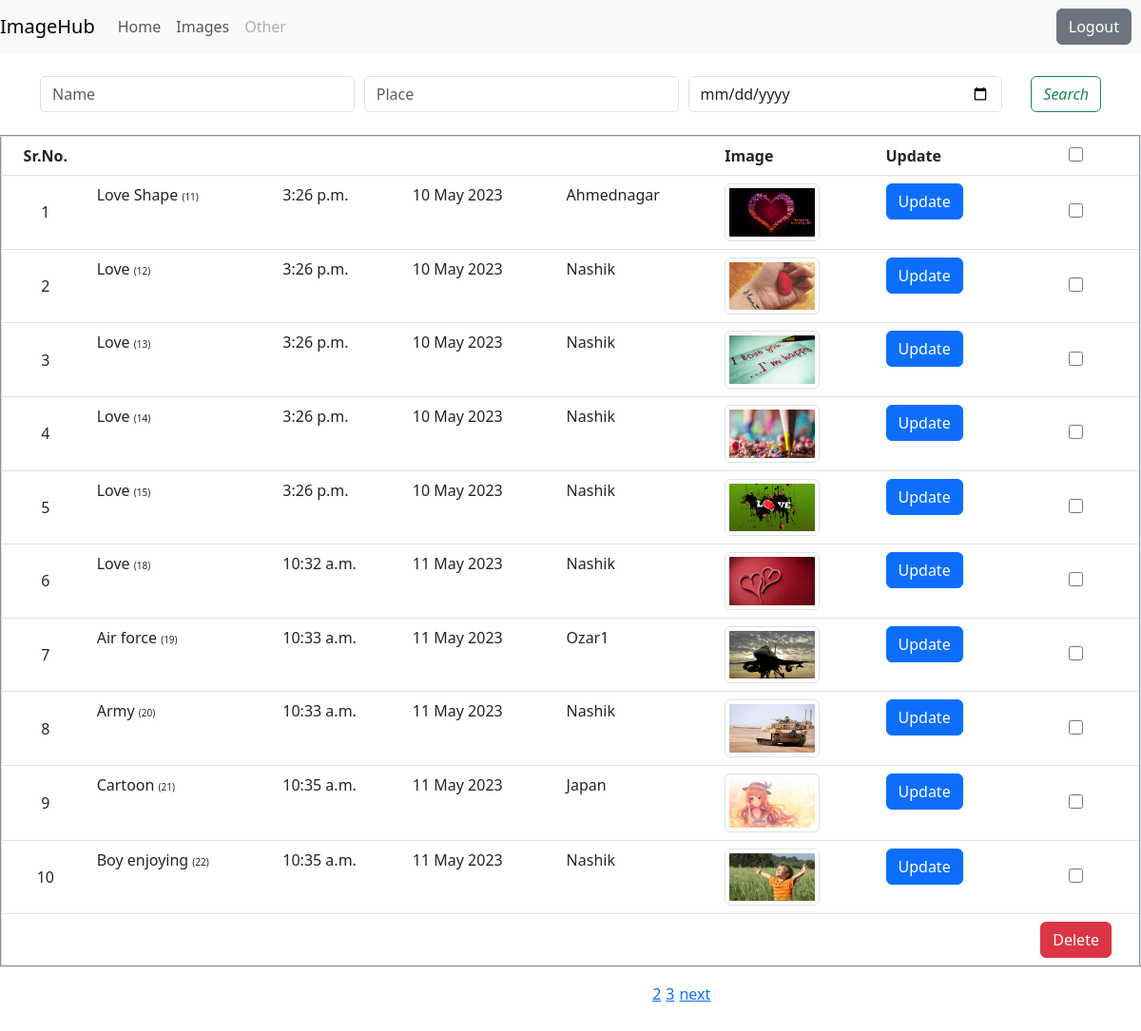
The app's page /display-images/ (signed in) with its own data.
### ImageHub/models.py (models this page shows, shortened)
class Image(models.Model):
    name = models.CharField(max_length=255,validators=[RegexValidator('^[\w\s]{2,}$',message='Only alphanumeric values are allowed.')])
    time = models.TimeField(default=now().time())
    date = models.DateField(default=now().date())
    place = models.CharField(max_length=255,validators=[RegexValidator('^(?=.*[A-Za-z]{3})[A-Za-z0-9]{3,30}$',message='Only alphanumeric values are allowed.')])
    image = models.ImageField(upload_to=image_upload_path)
    views=models.IntegerField(default=0)

### ImageHub/views.py (the view)
    def wrapper(request, *args, **kwargs):
        if 'UserIsActive' not in request.session:
            return redirect('login') # redirect to the login page if user is not logged in
        return function(request, *args, **kwargs)

### ImageHub/views.py (called while the page is built)
def check_session(function):
    def wrapper(request, *args, **kwargs):
        if 'UserIsActive' not in request.session:
            return redirect('login') # redirect to the login page if user is not logged in
        return function(request, *args, **kwargs)
    return wrapper

### ImageHub/templates/ImageHub/display_image.html (shortened to what this page needs)
{% extends 'base.html' %}
{%load static%}
{%block content%}
  <div class="container">
    <br>
      <form class="d-flex tm-search-form">
        {{myfilter.form.name}} {{myfilter.form.place}}{{myfilter.form.date}}
          <button class="btn btn-outline-success tm-search-btn" type="submit">
              <i class="fas fa-search">Search</i>
          </button>
      </form>
  </div>
  <br>
    <form method="post" action="{% url 'delete_images' %}">
      <table class="table" border="2">
            <tr style="color: white;">
              <th style="text-align: center;vertical-align: middle;">Sr.No.</th>
              <th><a href="/display-images?attribute=name" style="color: white;">Name</a></th>
              <th><a href="/display-images?attribute=time"  style="color: white;">Time</a></th>
              <th><a href="/display-images?attribute=date" style="color: white;">Date</a></th>
              <th><a href="/display-images?attribute=place" style="color: white;">Place</a></th>
              <th>Image</th>
              <th>Update</th>
              <th style="text-align: center;vertical-align:middle;"><input type="checkbox" class="select-all" style="height: 15px;width: 15px;"></th>
            </tr>
            {%if page%}
            {% for each in page %}
              <tr style="color: white;">
                <td style="text-align: center;vertical-align: middle;">{{srno|add:forloop.counter}}</td>
                <td>{{ each.name }} <small style="font-size: x-small;">({{each.pk}})</small></td>
                <td>{{ each.time}}</td>
                <td>{{ each.date|date:'d M Y' }}</td>
                <td>{{ each.place }}</td>
                <td><a href="{{ each.image.url }}"><img src="{{ each.image.url }}" alt="{{ each.name }}" class="img-thumbnail" width="100px" height="60px"></a></td>
                <td><a href="{% url 'update_image' each.pk %}" class="btn btn-primary">Update</a></td>
                <td style="text-align: center;vertical-align:middle;"><input type="checkbox" class="select-item" name="selected_items" value="{{ each.pk }}" style="height: 15px;width: 15px;"></td>
              </tr>
            {% endfor %}
              <tr>
                  <td></td> <td></td> <td></td> <td></td> <td></td> <td></td> <td></td>
                  <td style="text-align: center;vertical-align:middle;"><input type=submit class="btn btn-danger" value="Delete"></td>
              </tr>
        </table>
      </form>
      <div class="pagination">
        {% if page.has_previous %}
        <p style="padding-right: 6in;"></p><a href="?page={{ page.previous_page_number }}">previous <small style="padding-left: 5px;"></small></a>
        {%else%}
                <p style="padding-right: 7in;"></p>
        {% endif %}
        {% for num in page.paginator.page_range %}
        {% if page.number == num %}
        <span class="current-page" id="current_page" style="color: white;">{{ num }}</span>
        {% else %}
        <p style="padding-right: 5px;"></p>
        <a href="?page={{ num }}">{{ num }}</a>
        {% endif %}
        {% endfor %}
        {% if page.has_next %}
        <a href="?page={{ page.next_page_number }}"> <small style="padding-right: 5px;"></small>  next</a>
        {% endif %}
      </div>
      <br><br>
      {%else%}
      <h1>No data Found</h1>
      {%endif%}
{%endblock%}

### records on screen
Image: counter "1", name "Love Shape", pk "11", time "3:26 p.m.", date "10 May 2023", place "Ahmednagar", image (picture)
Image: counter "2", name "Love", pk "12", time "3:26 p.m.", date "10 May 2023", place "Nashik", image (picture)
Image: counter "3", name "Love", pk "13", time "3:26 p.m.", date "10 May 2023", place "Nashik", image (picture)
Image: counter "4", name "Love", pk "14", time "3:26 p.m.", date "10 May 2023", place "Nashik", image (picture)
Image: counter "5", name "Love", pk "15", time "3:26 p.m.", date "10 May 2023", place "Nashik", image (picture)
Image: counter "6", name "Love", pk "18", time "10:32 a.m.", date "11 May 2023", place "Nashik", image (picture)
Image: counter "7", name "Air force", pk "19", time "10:33 a.m.", date "11 May 2023", place "Ozar1", image (picture)
Image: counter "8", name "Army", pk "20", time "10:33 a.m.", date "11 May 2023", place "Nashik", image (picture)
Image: counter "9", name "Cartoon", pk "21", time "10:35 a.m.", date "11 May 2023", place "Japan", image (picture)
Image: counter "10", name "Boy enjoying", pk "22", time "10:35 a.m.", date "11 May 2023", place "Nashik", image (picture)

### other values on screen
{{ num }} "2" "3"
